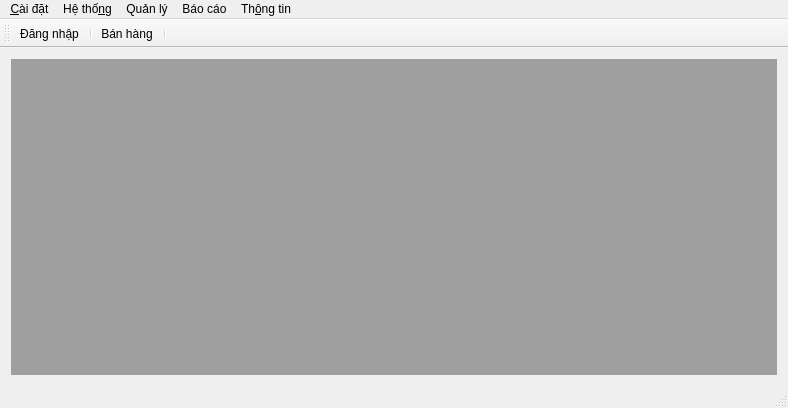
<?xml version="1.0" encoding="UTF-8"?>
<ui version="4.0">
 <class>MainWindow</class>
 <widget class="QMainWindow" name="MainWindow">
  <property name="geometry">
   <rect>
    <x>0</x>
    <y>0</y>
    <width>788</width>
    <height>408</height>
   </rect>
  </property>
  <property name="windowTitle">
   <string>Nhân Sự</string>
  </property>
  <widget class="QWidget" name="centralWidget">
   <layout class="QVBoxLayout" name="verticalLayout">
    <item>
     <widget class="QMdiArea" name="mdiArea"/>
    </item>
   </layout>
  </widget>
  <widget class="QMenuBar" name="menuBar">
   <property name="geometry">
    <rect>
     <x>0</x>
     <y>0</y>
     <width>788</width>
     <height>21</height>
    </rect>
   </property>
   <widget class="QMenu" name="menuCai_dat">
    <property name="title">
     <string>&amp;Cài đặt</string>
    </property>
    <addaction name="actionSQL"/>
   </widget>
   <widget class="QMenu" name="menuHe_thong">
    <property name="title">
     <string>Hệ thố&amp;ng</string>
    </property>
    <addaction name="separator"/>
    <addaction name="actionQuyen"/>
    <addaction name="actionTai_Khoan"/>
    <addaction name="separator"/>
   </widget>
   <widget class="QMenu" name="menuTh_ng_tin">
    <property name="title">
     <string>Th&amp;ông tin</string>
    </property>
    <addaction name="actionAbout"/>
    <addaction name="separator"/>
    <addaction name="actionAbout_Qt"/>
   </widget>
   <widget class="QMenu" name="menuB_o_c_o">
    <property name="title">
     <string>Báo cáo</string>
    </property>
    <addaction name="actionH_a_n"/>
    <addaction name="actionL_ng_theo_ph_ng"/>
   </widget>
   <widget class="QMenu" name="menuQuan_ly">
    <property name="title">
     <string>Quản lý</string>
    </property>
   </widget>
   <addaction name="menuCai_dat"/>
   <addaction name="menuHe_thong"/>
   <addaction name="menuQuan_ly"/>
   <addaction name="menuB_o_c_o"/>
   <addaction name="menuTh_ng_tin"/>
  </widget>
  <widget class="QStatusBar" name="statusBar"/>
  <widget class="QToolBar" name="toolBar">
   <property name="windowTitle">
    <string>toolBar</string>
   </property>
   <attribute name="toolBarArea">
    <enum>TopToolBarArea</enum>
   </attribute>
   <attribute name="toolBarBreak">
    <bool>false</bool>
   </attribute>
   <addaction name="actionDan_nhap"/>
   <addaction name="separator"/>
   <addaction name="actionB_n_h_ng"/>
   <addaction name="separator"/>
  </widget>
  <action name="actionSQL">
   <property name="text">
    <string>&amp;SQL</string>
   </property>
  </action>
  <action name="actionDan_nhap">
   <property name="text">
    <string>Đăng nhập</string>
   </property>
  </action>
  <action name="actionAbout_Qt">
   <property name="text">
    <string>&amp;About Qt</string>
   </property>
  </action>
  <action name="actionAbout">
   <property name="text">
    <string>About</string>
   </property>
  </action>
  <action name="actionQuan_ly_NKH">
   <property name="text">
    <string>Nhóm khách hàng</string>
   </property>
  </action>
  <action name="actionQuyen">
   <property name="text">
    <string>Quyền </string>
   </property>
   <property name="toolTip">
    <string>Phân quyền cho hệ thống</string>
   </property>
  </action>
  <action name="actionTai_Khoan">
   <property name="text">
    <string>Tài Khoản </string>
   </property>
  </action>
  <action name="actionPhieu_chi">
   <property name="text">
    <string>Phiếu chi</string>
   </property>
  </action>
  <action name="actionKhach_Hang">
   <property name="text">
    <string>Khách Hàng</string>
   </property>
  </action>
  <action name="actionGia">
   <property name="text">
    <string>Giá</string>
   </property>
   <property name="toolTip">
    <string>Quản lý giá thuốc</string>
   </property>
  </action>
  <action name="actionH_a_n">
   <property name="text">
    <string>Lương nhân viên</string>
   </property>
  </action>
  <action name="actionNhom_Hang_Hoa">
   <property name="text">
    <string>Nhóm Hàng Hóa</string>
   </property>
  </action>
  <action name="actionHang_Hoa">
   <property name="text">
    <string>Hàng Hóa</string>
   </property>
  </action>
  <action name="actionHop_dong">
   <property name="text">
    <string>Hợp đồng</string>
   </property>
  </action>
  <action name="actionHoc_thu_viec">
   <property name="text">
    <string>Học thử việc</string>
   </property>
  </action>
  <action name="actionChuc_vu">
   <property name="text">
    <string>Chức vụ</string>
   </property>
  </action>
  <action name="actionL_ng_theo_ph_ng">
   <property name="text">
    <string>Lương theo phòng</string>
   </property>
  </action>
  <action name="actionTuy_n_nh_n_vi_n">
   <property name="text">
    <string>Tuyển nhân viên</string>
   </property>
  </action>
  <action name="actionTh_ng_n_h_ng">
   <property name="text">
    <string>Quyết định</string>
   </property>
  </action>
  <action name="actionB_o_tr">
   <property name="text">
    <string>Bảo trì</string>
   </property>
  </action>
  <action name="actionNgh_l_u">
   <property name="text">
    <string>Nghỉ lưu</string>
   </property>
  </action>
  <action name="actionImport_hop_dong">
   <property name="text">
    <string>Import hop dong</string>
   </property>
  </action>
  <action name="actionMo_form_bao_tri">
   <property name="text">
    <string>Bảo tri dữ liệu</string>
   </property>
  </action>
  <action name="actionT_m_ng">
   <property name="text">
    <string>Tạm ứng</string>
   </property>
  </action>
  <action name="actionThuong">
   <property name="text">
    <string>Thưởng</string>
   </property>
  </action>
  <action name="actionB_n_h_ng">
   <property name="text">
    <string>Bán hàng</string>
   </property>
   <property name="toolTip">
    <string>Buôn bán hàng ngày</string>
   </property>
  </action>
 </widget>
 <layoutdefault spacing="6" margin="11"/>
 <resources/>
 <connections/>
</ui>
